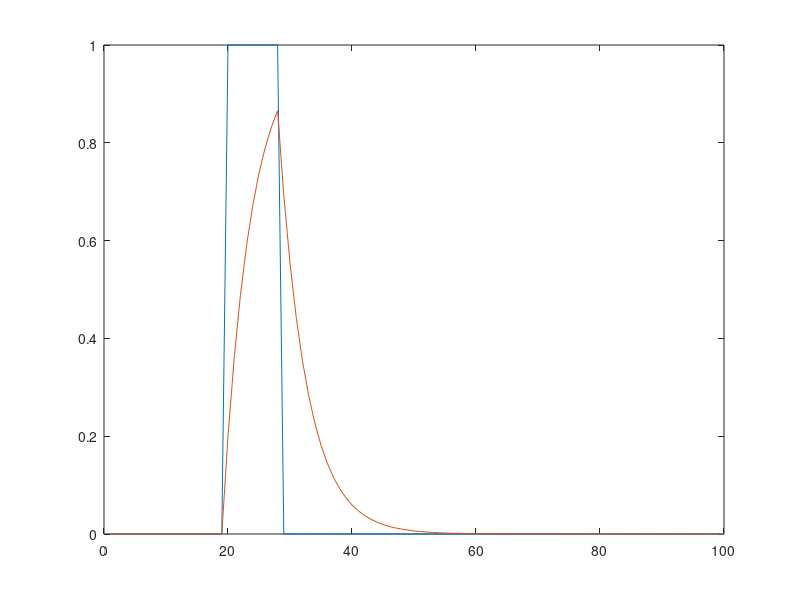

MATLAB code for this plot:
% now we are moving into a real-time model. instead of a for-loop over
% training examples, loop over time steps. each iteration represents a
% sequential moment in time

% eligibility trace
time_steps = 100; %number of time points to simulate
% need to keep track of external stimulus and stimulus trace
% external stimulus
cs_strength = 1; % whether bell is soft or loud
cs_duration = 10; % duration of stimulus (in time steps)
% define when external stimulus appears
cs_time = 20;
% also determine what theta scaling factor is. so difference between
% external stimulus and internal representation will be discounted by
% theta percent
theta = 0.2;

x = 0; % current stimulus
x_vec = zeros(1,time_steps);
% internal representation
xbar = 0; % no trace at the beginning
xbar_vec = zeros(1,time_steps);
for tN = 1:time_steps % time loop
    if tN == cs_time % check to see if timestep is time at which ext stim occurs
        x = cs_strength;
    end
    if tN == cs_time+cs_duration-1 % check to see if it's when stimulus ends
        x = 0;
    end
    x_vec(tN)=x;
    
    % now update x bar (according to slide equation)
    xbar = xbar + theta.*(x - xbar);
    xbar_vec(tN) = xbar;
end

plot(x_vec) % shows stimulus trace
hold on
plot(xbar_vec)